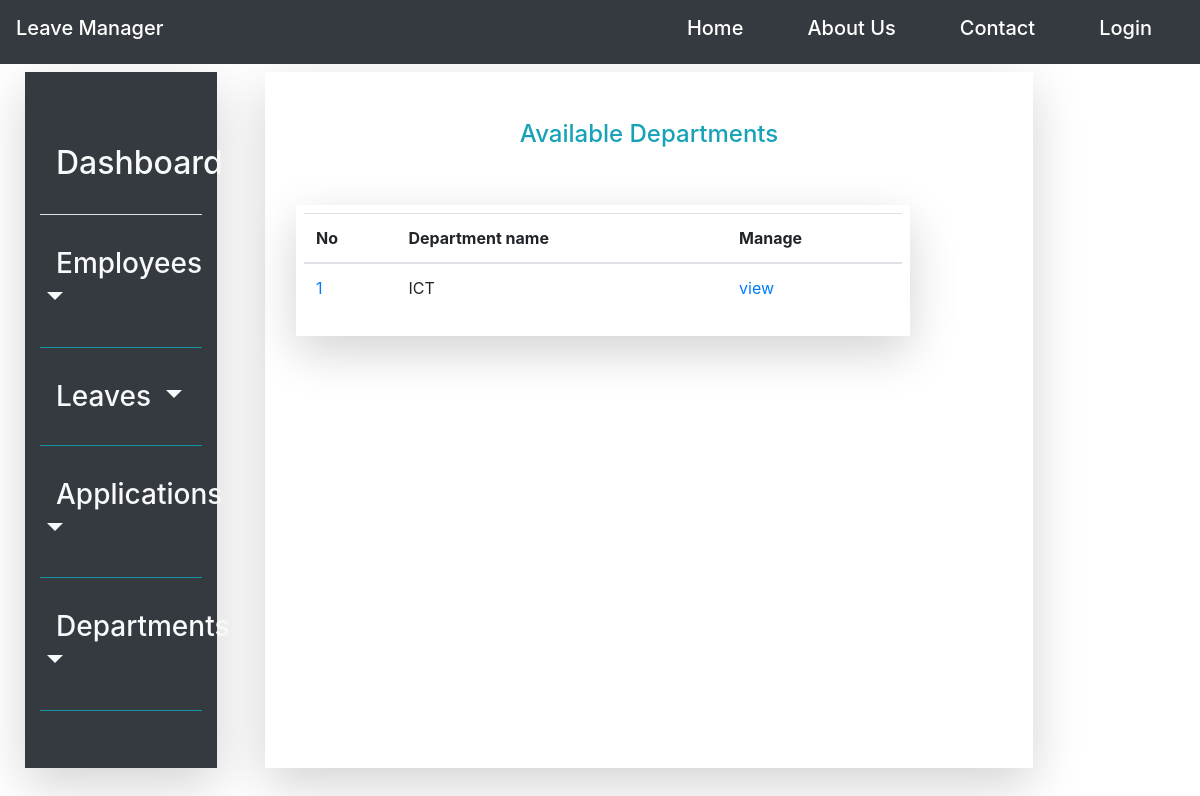
The app's page /department/list, older data.
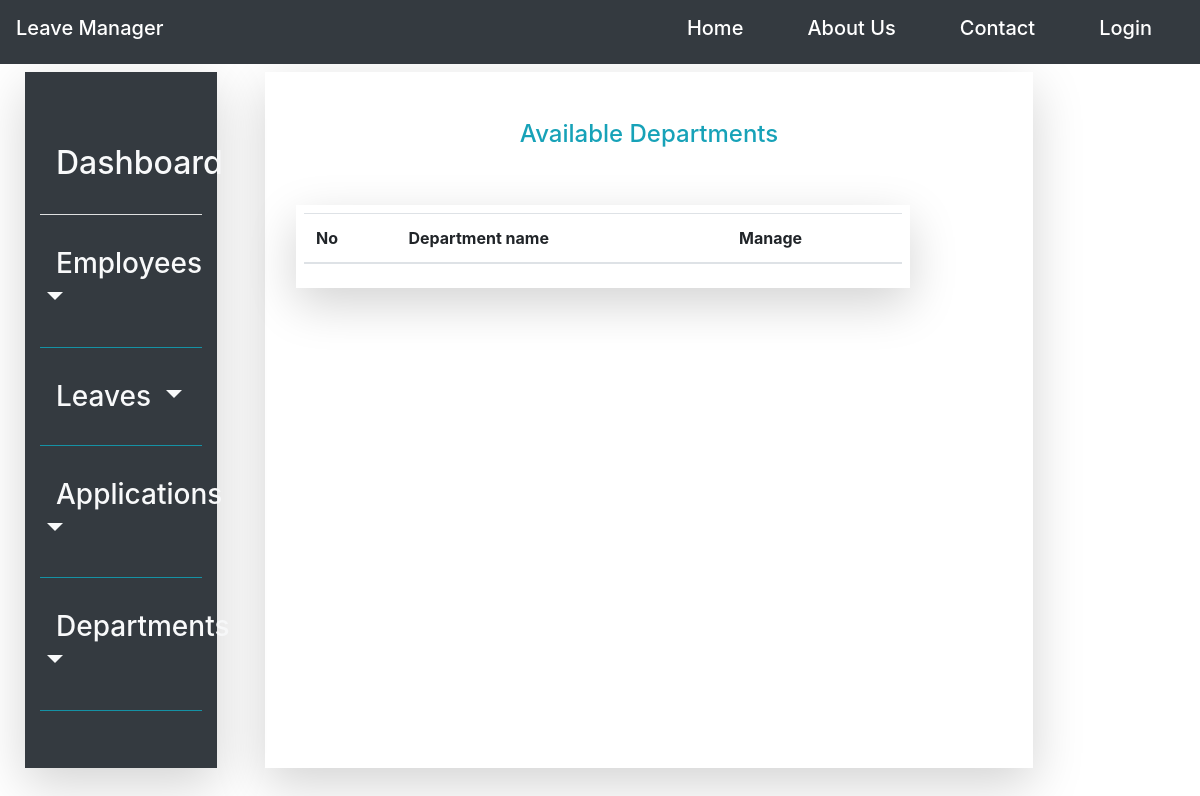
The same page, newer data.
### leave_management_app/models.py (models this page shows, shortened)
class Department(models.Model):
    department_name = models.CharField(max_length=100)
    branch_id = models.ForeignKey(Organisation_branch, on_delete=models.CASCADE)

### leave_management_app/views.py (the view)
# urls.py: path('department/list', DepartmentListView.as_view(), name='department_list'),
class DepartmentListView(ListView):
    model = Department
    context_object_name = 'departments'
    template_name = 'department_list'
    paginate_by = 8

### leave_management_app/templates/leave_management_app/department_list.html (shortened to what this page needs)
{%extends 'leave_management_app/base.html'%}
    {%block content%}
<div class="row p-4" style="height: 95vh; width: 100%; background-color: white; background-attachment: fixed;">
        {%block navbar%}
            {%include 'navigation/sidenav.html'%}
        {%endblock navbar%}
    <div class="col-lg-8 mt-3 ml-5 shadow-lg">
        <div class="py-5 text-center"><label class="text-info h4">Available Departments</label></div>
            <div class="row ml-3">
        <div class="col-md-10 p-2 shadow-lg">
            <table class="table">
              <thead>
                <tr>
                  <th scope="col">No</th>
                  <th scope="col">Department name</th>
                  <th scope="col">Manage</th>
                </tr>
              </thead>
              <tbody>
              {%for department in departments %}
                <tr>
                  <td><a href="#">{{department.id}}</a></td>
                  <td>{{department.department_name}}</td>
                  <td><a class="" href="{%url 'department_detail' department.id%}">view</a></td>
                </tr>
                {% endfor %}
              </tbody>
            </table>
        </div>
    </div>
    </div>
</div>
    {%endblock content%}

Row changes from the older to the newer data that the page shows:
removed Department: id "1", department_name "ICT"
